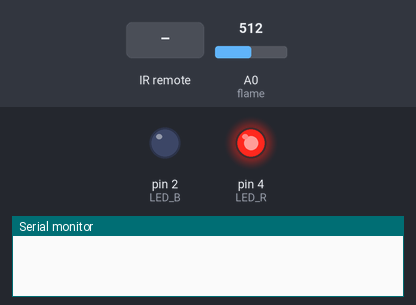
Bench run of a sketch on a simulated Arduino Uno, built with avr-gcc and run on an emulated ATmega328P. On the bench: output pins drawn as LEDs (lit = HIGH), the last lines printed to the serial monitor. The inputs (shaded band) are chosen by the test bench; at power-on: A0 (flame) = 512.

Above: at 1.2 s.
1.3 s: infrared code 0xFF6897 received
At 1.9 s:
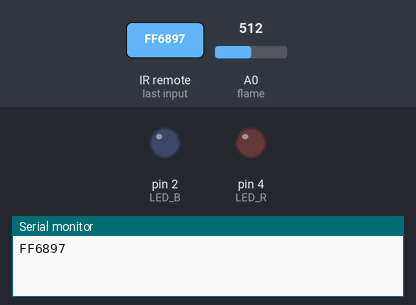
Timing chart, 0 to 4.3 s (numbered marks = the images above; inputs shaded):
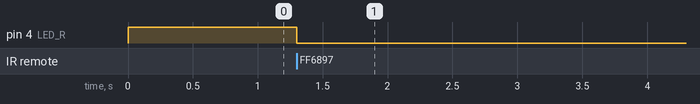

Measured:
- after the input at 1.3 s, pin 4 (LED_R): HIGH → LOW at once

The sketch:

FireAlarm.ino
```cpp
#include <IRremote.h>

int RECV_PIN=11;
int flame=A0;
int LED_R=4;
int LED_B=2;
int val=0;
int temp=0;
IRrecv irrecv(RECV_PIN);
decode_results results;

void setup() {
  Serial.begin(9600);
  irrecv.enableIRIn();
  pinMode(flame,INPUT);
  pinMode(LED_R,OUTPUT);
  pinMode(LED_B,OUTPUT);
}

void loop() {
  val=analogRead(flame);
  if(val>300){
    digitalWrite(LED_R,HIGH);
    digitalWrite(LED_B,LOW);
  }
  else{
    digitalWrite(LED_R,LOW);
    digitalWrite(LED_B,HIGH);
  }


  if(irrecv.decode(&results)){
    Serial.println(results.value,HEX);
    if(results.value==0xFF6897){
      while(1){
        digitalWrite(LED_B,LOW);
        digitalWrite(LED_R,LOW);
        irrecv.resume();
        if(irrecv.decode(&results)){
          break;
        }
      }
    }
  }
  irrecv.resume();
}
```
